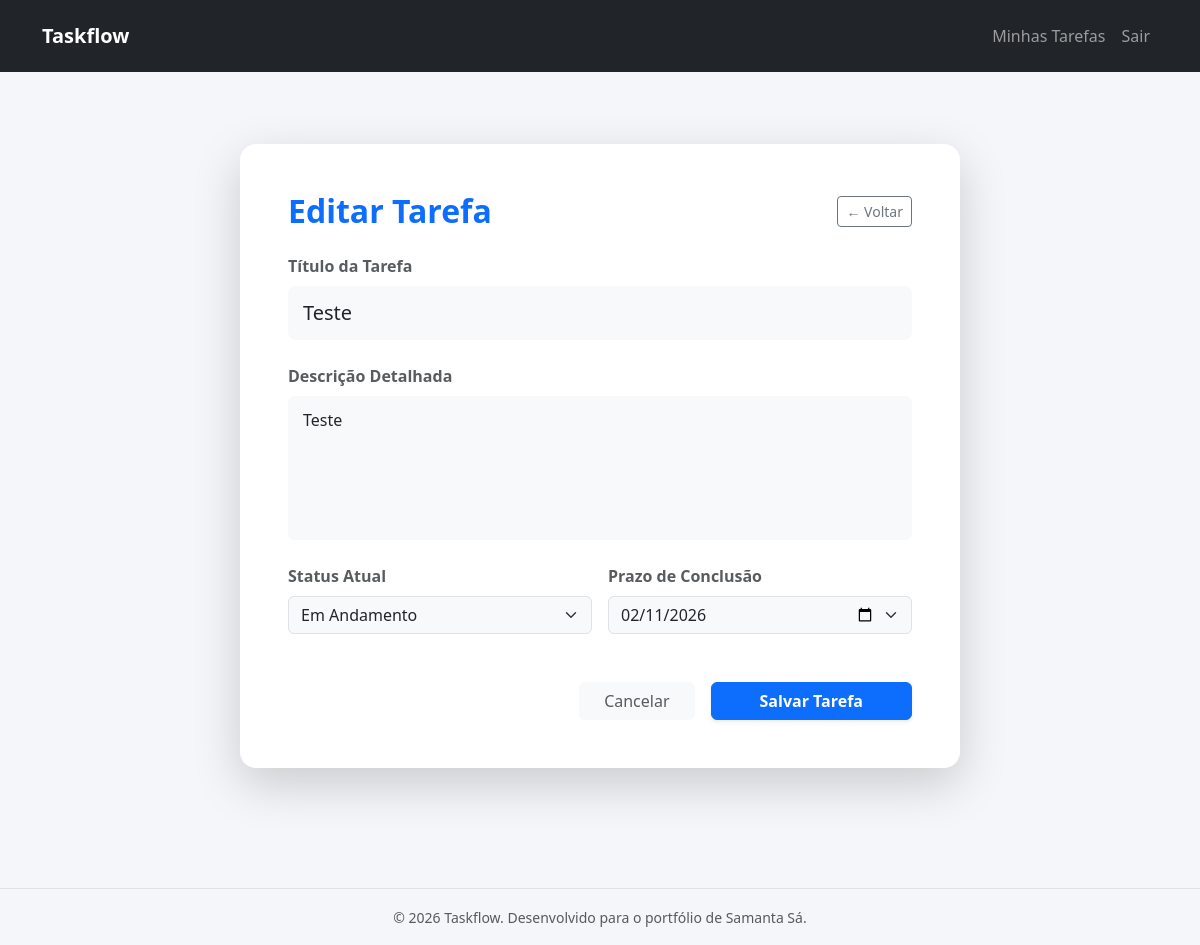
Page /tasks/7/edit/ (signed in) on the committed database.
### tasks/models.py (models this page shows, shortened)
class Task(models.Model):
    STATUS_PENDING = 'PENDENTE'
    STATUS_IN_PROGRESS = 'EM_ANDAMENTO'
    STATUS_COMPLETED = 'COMPLETOpython manage.py makemigrations'
    STATUS_CHOICES = [
        (STATUS_PENDING, 'Pendente'),
        (STATUS_IN_PROGRESS, 'Em Andamento'),
        (STATUS_COMPLETED, 'Completo'),
    ]
    title = models.CharField(max_length=255)
    description = models.TextField(blank=True)
    status = models.CharField(
        max_length=50,
        choices=STATUS_CHOICES,
        default=STATUS_PENDING
    )
    due_date = models.DateField(null=True, blank=True)
    created_at = models.DateTimeField(auto_now_add=True)
    updated_at = models.DateTimeField(auto_now=True)
    user = models.ForeignKey(
        User,
        on_delete=models.CASCADE,
        related_name='tasks'
    )
    class Meta:
        ordering = ['-created_at']

### tasks/views.py (the view)
# urls.py: path('<int:pk>/edit/', views.task_update, name='task_update'),
@login_required
def task_update(request, pk):
    task = get_object_or_404(Task, pk=pk, user=request.user)
    if request.method == 'POST':
        form = TaskForm(request.POST, instance=task)
        if form.is_valid():
            form.save()
            return redirect('task_list')
    else:
        form = TaskForm(instance=task)
    return render(request, 'tasks/task_form.html', {'form': form})

### tasks/forms.py
class TaskForm(forms.ModelForm):
    class Meta:
        model = Task
        fields = ['title', 'description', 'status', 'due_date']
        widgets = {
            'due_date': forms.DateInput(attrs={'type': 'date'}),
        }

### templates/tasks/task_form.html (shortened to what this page needs)
{% extends 'base.html' %}
{% load widget_tweaks %}
{% block content %}
<div class="container py-5">
    <div class="row justify-content-center">
        <div class="col-lg-8 col-md-10">
            <div class="card shadow-lg border-0 rounded-4">
                <div class="card-body p-5">
                    <div class="d-flex justify-content-between align-items-center mb-4">
                        <h2 class="fw-bold text-primary m-0">
                            {% if form.instance.pk %}Editar Tarefa{% else %}Nova Tarefa{% endif %}
                        </h2>
                        <a href="{% url 'task_list' %}" class="btn btn-outline-secondary btn-sm">
                            &larr; Voltar
                        </a>
                    </div>
                    <form method="post" novalidate>
                        <div class="mb-4">
                            <label class="form-label text-muted fw-semibold">Título da Tarefa</label>
                            {% render_field form.title class="form-control form-control-lg bg-light" placeholder="Ex: Reunião com a equipe de Design" %}
                        </div>
                        <div class="mb-4">
                            <label class="form-label text-muted fw-semibold">Descrição Detalhada</label>
                            {% render_field form.description class="form-control bg-light" rows="5" placeholder="Descreva os detalhes desta tarefa..." %}
                        </div>
                        <div class="row g-3 mb-4">
                            <div class="col-md-6">
                                <label class="form-label text-muted fw-semibold">Status Atual</label>
                                {% render_field form.status class="form-select bg-light" %}
                            </div>
                            <div class="col-md-6">
                                <label class="form-label text-muted fw-semibold">Prazo de Conclusão</label>
                                {% render_field form.due_date class="form-select bg-light" type="date" %}
                            </div>
                        </div>
                        <div class="d-grid gap-2 d-md-flex justify-content-md-end mt-5">
                            <a href="{% url 'task_list' %}" class="btn btn-light text-muted px-4 me-md-2">Cancelar</a>
                            <button type="submit" class="btn btn-primary px-5 shadow-sm fw-bold">
                                Salvar Tarefa
                            </button>
                        </div>
                    </form>
                </div>
            </div>
        </div>
    </div>
</div>
{% endblock %}

### templates/static/css/style.css (style rules this page uses)
:root { --primary-color: #0d6efd; --bg-color: #f4f6f9; --card-hover: translateY(-5px); }
body { background-color: var(--bg-color); font-family: 'Segoe UI', Tahoma, Geneva, Verdana, sans-serif; min-height: 100vh; display: flex; flex-direction: column; }
.form-control { border: none; padding: 12px 15px; }
textarea.form-control { resize: none; }

### rows in the picture
Task: title "Teste", description "Teste", status "Em Andamento", due_date "02/11/2026"
